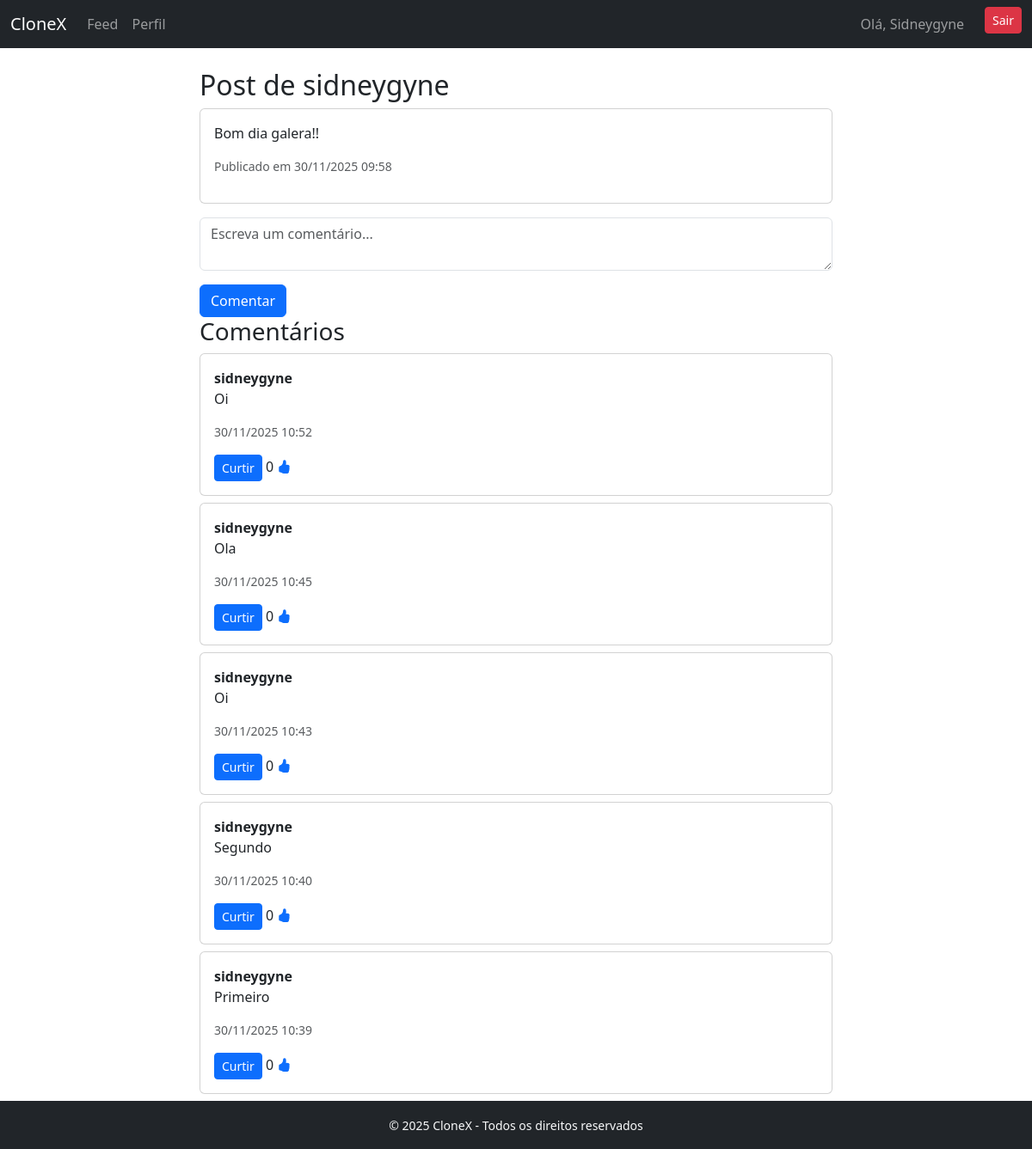
The app's page /comments/10/ (signed in) with its own data.
### accounts/models.py (models this page shows, shortened)
class Profile(models.Model):
    user = models.OneToOneField(User, on_delete=models.CASCADE, related_name="profile")
    display_name = models.CharField(max_length=100, blank=True)
    avatar = models.ImageField(upload_to="avatars/", blank=True, null=True)
    bio = models.CharField(max_length=160, blank=True)
    created_at = models.DateTimeField(auto_now_add=True)

### social/models.py (models this page shows, shortened)
class Post(models.Model):
    author = models.ForeignKey(User, on_delete=models.CASCADE, related_name="posts")
    content = models.CharField(max_length=280)
    image = models.ImageField(upload_to="posts/", blank=True, null=True)
    created_at = models.DateTimeField(auto_now_add=True)

class Comment(models.Model):
    author = models.ForeignKey(
        User,
        related_name="user_comments",   # 🔹 comentários feitos pelo usuário
        on_delete=models.CASCADE
    )
    post = models.ForeignKey(
        Post,
        related_name="comments",        # 🔹 comentários do post
        on_delete=models.CASCADE
    )
    content = models.TextField()
    created_at = models.DateTimeField(auto_now_add=True)

### social/views.py (the view)
# urls.py: path("comments/<int:post_id>/", comments_view, name="comments"),
@login_required
def comments_view(request, post_id):
    post = get_object_or_404(Post, id=post_id)
    if request.method == "POST":
        form = CommentForm(request.POST)
        if form.is_valid():
            novo_comentario = form.save(commit=False)
            novo_comentario.post = post
            novo_comentario.author = request.user
            novo_comentario.save()
            return JsonResponse({
                "id": novo_comentario.id,
                "author": request.user.username,
                "content": novo_comentario.content,
                "created_at": localtime(novo_comentario.created_at).strftime("%d/%m/%Y %H:%M"),
                "total_comments": post.comments.count(),  # 🔹 contador atualizado
            })
    else:
        comments = Comment.objects.filter(post=post).order_by("-created_at")
        form = CommentForm()
        liked_comments = CommentLike.objects.filter(user=request.user).values_list("comment_id", flat=True)
        return render(request, "comments.html", {
            "post": post,
            "comments": comments,
            "form": form,
            "liked_comments": liked_comments,
        })

### social/forms.py
class CommentForm(forms.ModelForm):
    class Meta:
        model = Comment
        fields = ["content"]
        labels = {
            "content": ""
        }
        widgets = {
            "content": forms.Textarea(attrs={
                "class": "form-control w-100",
                "rows": 2,
                "placeholder": "Escreva um comentário..."
            }),
        }

### templates/comments.html (shortened to what this page needs)
{% extends "base.html" %} {% load static %} {% block content %}
<h2>Post de {{ post.author.username }}</h2>
<div class="card mb-3">
  <div class="card-body">
    <p>{{ post.content }}</p>
    <p class="text-muted small">
      Publicado em {{ post.created_at|date:"d/m/Y H:i" }}
    </p>
  </div>
</div>
<form
  method="post"
  action="{% url 'comments' post.id %}"
  class="comment-form"
  data-post-id="{{ post.id }}"
>
  {% csrf_token %} {{ form.as_p }}
  <button type="submit" class="btn btn-primary">Comentar</button>
</form>
<h3>Comentários</h3>
<div id="comments-list-{{ post.id }}">
  {% for comment in comments %}
  <div class="card mb-2">
    <div class="card-body">
      <strong>{{ comment.author.username }}</strong>
      <p>{{ comment.content }}</p>
      <p class="text-muted small">{{ comment.created_at|date:"d/m/Y H:i" }}</p>
      <form
        method="post"
        action="{% url 'toggle-comment-like' comment.id %}"
        class="comment-like-form d-inline"
        data-comment-id="{{ comment.id }}"
      >
        {% csrf_token %} {% if comment.id in liked_comments %}
        <button type="submit" class="btn btn-sm btn-danger">Descurtir</button>
        {% else %}
        <button type="submit" class="btn btn-sm btn-primary">Curtir</button>
        {% endif %}
      </form>
      <span id="comment-likes-count-{{ comment.id }}">
        <span class="like-number">{{ comment.likes.count }}</span>
        <i class="bi bi-hand-thumbs-up-fill text-primary"></i>
      </span>
    </div>
  </div>
  {% empty %}
  <p>Nenhum comentário ainda.</p>
  {% endfor %}
</div>
{% endblock %}

### templates/base.html (shortened to what this page needs)
{% load static %}
<!DOCTYPE html>
<html lang="pt-br">
<head>
  <link rel="stylesheet" href="{% static 'css/style.css' %}">
  <link rel="stylesheet" href="https://cdn.jsdelivr.net/npm/bootstrap@5.3.2/dist/css/bootstrap.min.css">
  <link rel="stylesheet" href="https://cdn.jsdelivr.net/npm/bootstrap-icons@1.11.1/font/bootstrap-icons.css">
</head>
{% load static %}
<body>
  <nav class="navbar navbar-expand-lg navbar-dark bg-dark">
    <div class="container-fluid">
      <a class="navbar-brand" href="/">CloneX</a>
      <div class="collapse navbar-collapse" id="navbarNav">
        <ul class="navbar-nav me-auto">
          <li class="nav-item"><a class="nav-link" href="/feed/">Feed</a></li>
          <li class="nav-item"><a class="nav-link" href="/{{ user.username }}/">Perfil</a></li>
        </ul>
        <ul class="navbar-nav">
          {% if user.is_authenticated %}
            <li class="nav-item pe-3"><span class="nav-link">Olá, {{ user.profile.display_name }}</span></li>
            <li class="nav-item p">
              <form method="post" action="{% url 'logout' %}">
                <button class="btn btn-danger btn-sm" type="submit">Sair</button>
              </form>
            </li>
          {% else %}
            <li class="nav-item"><a class="nav-link" href="{% url 'login' %}">Entrar</a></li>
            <li class="nav-item"><a class="nav-link" href="{% url 'register' %}">Registrar</a></li>
          {% endif %}
        </ul>
      </div>
    </div>
  </nav>
  <main class="container mt-4">
    <div class="row justify-content-center">
      <div class="col-md-8">
        {% block content %}{% endblock %}
      </div>
    </div>
  </main>
  <footer>
    <small>&copy; 2025 CloneX - Todos os direitos reservados</small>
  </footer>
</body>
</html>

### templates/base.html (style rules this page uses)
html, body { height: 100%; margin: 0; }
body { display: flex; flex-direction: column; min-height: 100vh; }
main { flex: 1; }
footer { background: #212529; color: #f8f9fa; text-align: center; padding: 1rem; }

### records on screen
Post: author.username "sidneygyne", content "Bom dia galera!!", created_at "30/11/2025 09:58"
Comment: author.username "sidneygyne", content "Oi", created_at "30/11/2025 10:52", shows "Curtir", likes.count "0"
Comment: author.username "sidneygyne", content "Ola", created_at "30/11/2025 10:45", shows "Curtir", likes.count "0"
Comment: author.username "sidneygyne", content "Oi", created_at "30/11/2025 10:43", shows "Curtir", likes.count "0"
Comment: author.username "sidneygyne", content "Segundo", created_at "30/11/2025 10:40", shows "Curtir", likes.count "0"
Comment: author.username "sidneygyne", content "Primeiro", created_at "30/11/2025 10:39", shows "Curtir", likes.count "0"

### other values on screen
{{ user.profile.display_name }} "Sidneygyne"
